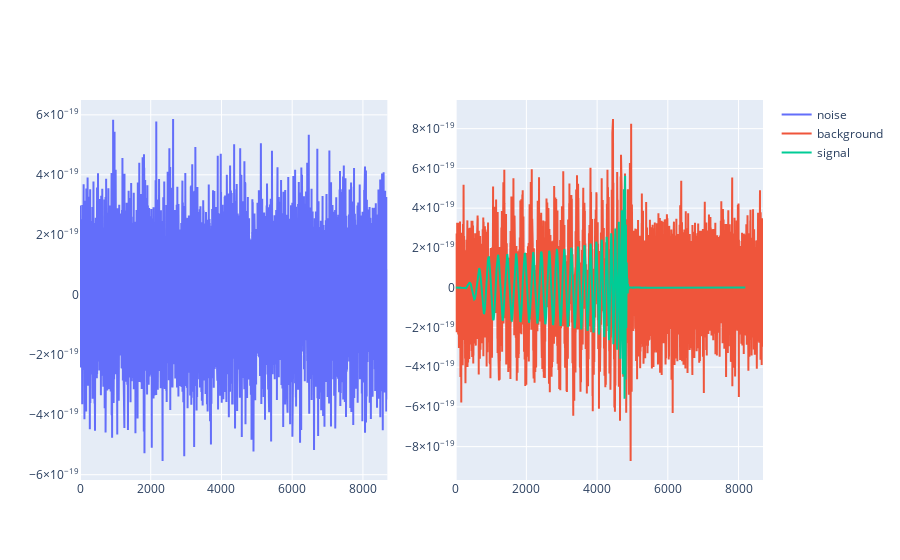

Notebook code cell kept with this figure:
### Markdown cell above
Plot the data (gravitational waves)

### Code cell
# get the index corresponding to the first pure noise time series
background_idx = np.argmin(labels)
# get the index corresponding to the first noise + gravitational wave time series
signal_idx = np.argmax(labels)

ts_noise = noisy_signals[background_idx]
ts_background = noisy_signals[signal_idx]
ts_signal = gw_signals[signal_idx]

fig = make_subplots(rows=1, cols=2)

fig.add_trace(
    go.Scatter(x=list(range(len(ts_noise))), y=ts_noise, mode="lines", name="noise"),
    row=1,
    col=1,
)

fig.add_trace(
    go.Scatter(
        x=list(range(len(ts_background))),
        y=ts_background,
        mode="lines",
        name="background",
    ),
    row=1,
    col=2,
)

fig.add_trace(
    go.Scatter(x=list(range(len(ts_signal))), y=ts_signal, mode="lines", name="signal"),
    row=1,
    col=2,
)
fig.show()

### Figure 1 — Plotly figure (JSON) as saved in the notebook; plotly's stock layout.template omitted (floating-point values rounded to 4 significant figures; data arrays with more than 128 entries replaced by an {"elided": "..."} marker saying what was removed)
{"data": [{"mode": "lines", "name": "noise", "type": "scatter", "x": {"elided": "8692 int values"}, "xaxis": "x", "y": {"elided": "8692 float values"}, "yaxis": "y"}, {"mode": "lines", "name": "background", "type": "scatter", "x": {"elided": "8692 int values"}, "xaxis": "x2", "y": {"elided": "8692 float values"}, "yaxis": "y2"}, {"mode": "lines", "name": "signal", "type": "scatter", "x": {"elided": "8192 int values"}, "xaxis": "x2", "y": {"elided": "8192 float values"}, "yaxis": "y2"}], "layout": {"xaxis": {"anchor": "y", "domain": [0, 0.45]}, "xaxis2": {"anchor": "y2", "domain": [0.55, 1]}, "yaxis": {"anchor": "x", "domain": [0, 1]}, "yaxis2": {"anchor": "x2", "domain": [0, 1]}}}
